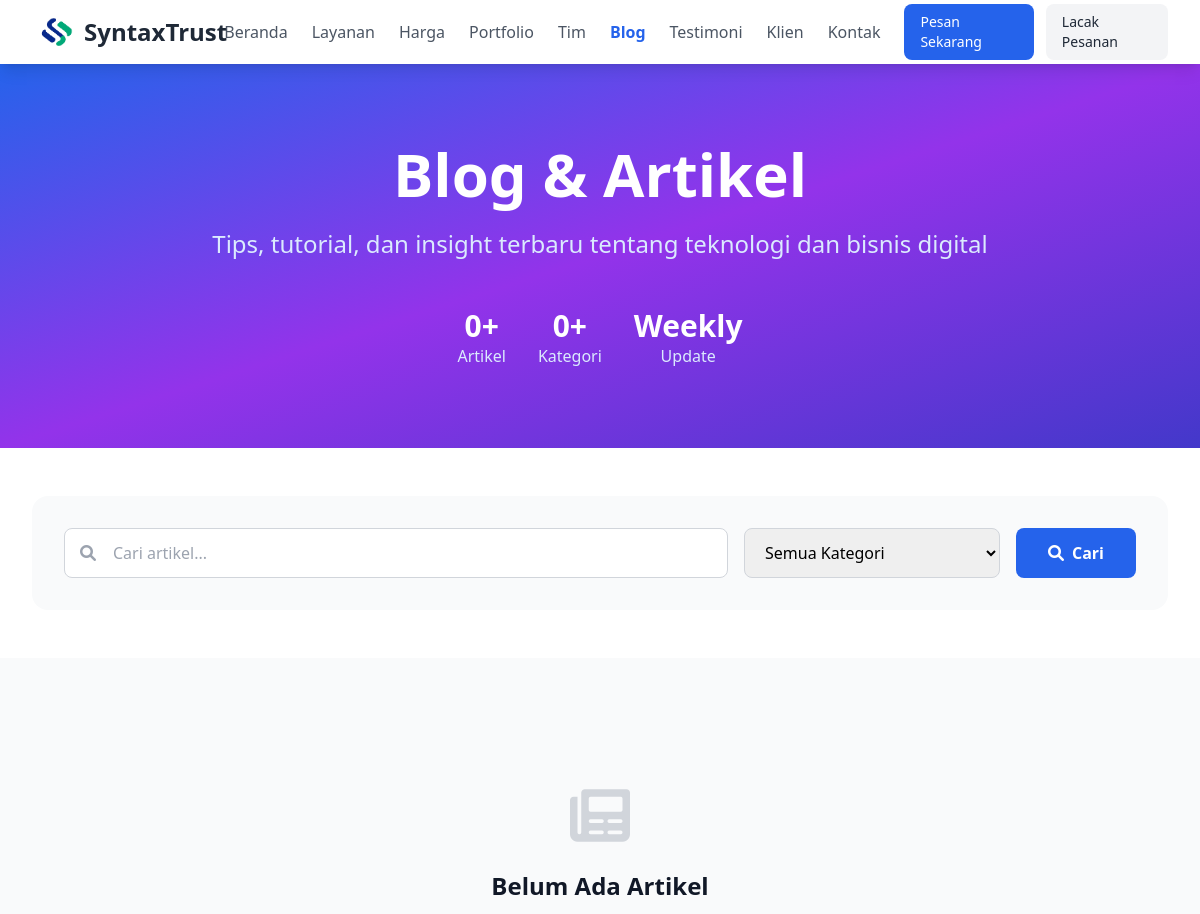
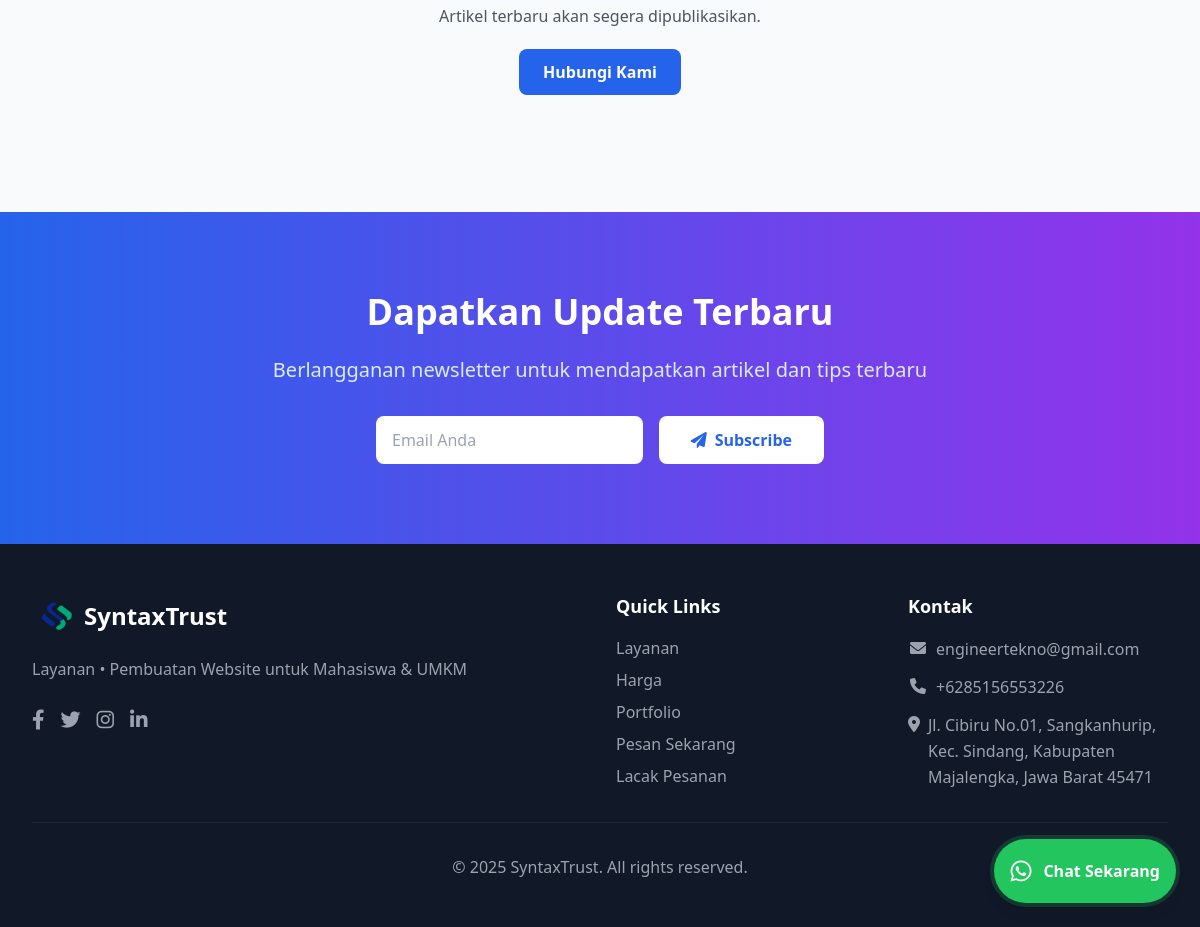
/public/blog.php, run on the app's committed database (2 pictures, top to bottom).
### tables this page shows
CREATE TABLE `settings` (
  `id` int(11) NOT NULL,
  `setting_key` varchar(100) NOT NULL,
  `setting_value` text DEFAULT NULL,
  `setting_type` enum('text','number','boolean','json') DEFAULT 'text',
  `description` varchar(255) DEFAULT NULL,
  `is_public` tinyint(1) DEFAULT 1,
  `created_at` timestamp NOT NULL DEFAULT current_timestamp(),
  `updated_at` timestamp NOT NULL DEFAULT current_timestamp() ON UPDATE current_timestamp()
);

### public/blog.php (the view, shortened to what the rows shown need)
<?php
require_once __DIR__ . '/includes/layout.php';
$site_name = getSetting('site_name', 'SyntaxTrust');
$site_description = getSetting('site_description', 'Layanan Pembuatan Website untuk Mahasiswa & UMKM');
echo renderPageStart('Blog - ' . $site_name, 'Artikel dan tips terbaru tentang teknologi - ' . $site_description, 'blog.php');
?>
    <section class="bg-gradient-to-br from-blue-600 via-purple-600 to-indigo-700 text-white py-20">
        <div class="max-w-7xl mx-auto px-4 sm:px-6 lg:px-8 text-center">
            <h1 class="text-4xl md:text-6xl font-bold mb-6">Blog & Artikel</h1>
        </div>
    </section>
    <section class="py-20 bg-gradient-to-r from-blue-600 to-purple-600 text-white">
        <div class="max-w-4xl mx-auto px-4 sm:px-6 lg:px-8 text-center">
            <h2 class="text-3xl md:text-4xl font-bold mb-6">Dapatkan Update Terbaru</h2>
        </div>
    </section>
    <?php echo renderPageEnd(); ?>

### public/includes/shared-components.php (shortened to what the rows shown need)
<?php
function renderNavigation($current_page = '') {
    $site_name = getSetting('site_name', 'SyntaxTrust');
    ?>
    <nav class="bg-white shadow-lg sticky top-0 z-40">
        <div class="max-w-7xl mx-auto px-4 sm:px-6 lg:px-8">
            <div class="flex justify-between h-16">
                <div class="flex items-center">
                    <a href="index.php" class="flex items-center space-x-1">
                        <img src="assets/img/fix_logo_new.png" alt="<?= h($site_name) ?>" class="h-12 w-12">
                        <span class="text-2xl font-bold text-gray-800"><?= h($site_name) ?></span>
                    </a>
                </div>
            </div>
        </div>
    </nav>
    <?php
    return ob_get_clean();
}
function renderFooter() {
    $site_name = getSetting('site_name', 'SyntaxTrust');
    $site_description = getSetting('site_description', 'Layanan Pembuatan Website untuk Mahasiswa & UMKM');
    ?>
    <footer class="bg-gray-900 text-white py-12">
        <div class="max-w-7xl mx-auto px-4 sm:px-6 lg:px-8">
            <div class="grid grid-cols-1 md:grid-cols-4 gap-8">
                <div class="md:col-span-2">
                    <div class="flex items-center space-x-1 mb-4">
                        <img src="assets/img/fix_logo_new.png" alt="<?= h($site_name) ?>" class="h-12 w-12">
                        <h3 class="text-2xl font-bold"><?= h($site_name) ?></h3>
                    </div>
                    <p class="text-gray-400 mb-6 leading-relaxed"><?= h($site_description) ?></p>
                    <div class="flex space-x-4">
                        <a href="<?= h(getSetting('social_media_facebook', '#')) ?>" class="text-gray-400 hover:text-white transition-colors">
                        </a>
                        <a href="<?= h(getSetting('social_media_twitter', '#')) ?>" class="text-gray-400 hover:text-white transition-colors">
                        </a>
                        <a href="<?= h(getSetting('social_media_instagram', '#')) ?>" class="text-gray-400 hover:text-white transition-colors">
                        </a>
                        <a href="<?= h(getSetting('social_media_linkedin', '#')) ?>" class="text-gray-400 hover:text-white transition-colors">
                        </a>
                    </div>
                </div>
                <div>
                    <ul class="space-y-3 text-gray-400">
                        <li class="flex items-start">
                            <i class="fas fa-envelope mt-1 w-5 text-center text-gray-400"></i>
                            <span class="ml-2 leading-relaxed break-words"><?= h(getSetting('contact_email')) ?></span>
                        </li>
                        <li class="flex items-start">
                            <i class="fas fa-phone mt-1 w-5 text-center text-gray-400"></i>
                            <span class="ml-2 leading-relaxed break-words"><?= h(getSetting('contact_phone')) ?></span>
                        </li>
                        <li class="flex items-start">
                            <i class="fas fa-map-marker-alt mt-1 w-5 text-center text-gray-400"></i>
                            <span class="ml-2 leading-relaxed break-words"><?= h(getSetting('address')) ?></span>
                        </li>
                    </ul>
                </div>
            </div>
            <div class="border-t border-gray-800 pt-8 mt-8 text-center">
                <p class="text-gray-400">&copy; <?= date('Y') ?> <?= h($site_name) ?>. All rights reserved.</p>
            </div>
        </div>
    </footer>
    <?php
    return ob_get_clean();
}
    ?>

### data on the page
settings: setting_value "SyntaxTrust"
settings: setting_value "Layanan • Pembuatan Website untuk Mahasiswa & UMKM"
settings: setting_value "engineertekno@gmail.com"
settings: setting_value "+6285156553226"
settings: setting_value "Jl. Cibiru No.01, Sangkanhurip, Kec. Sindang, Kabupaten Majalengka, Jawa Barat 45471"

### other printed values
$label "Beranda"
$label "Layanan"
$label "Harga"
$label "Portfolio"
$label "Tim"
$label "Blog"
$label "Testimoni"
$label "Klien"
$label "Kontak"
$item['label'] "Pesan Sekarang"
$item['label'] "Lacak Pesanan"
$total_posts "0"
count($categories) "0"
